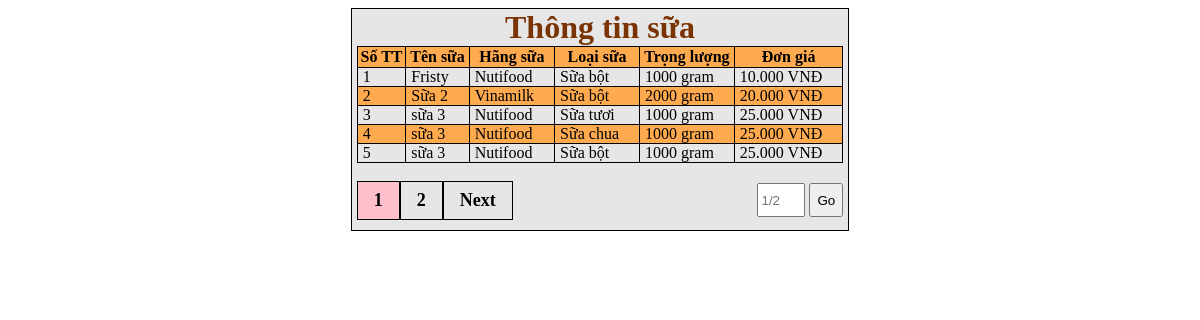
The app's page /CSDL/bai4.php with its own data.
### tables this page shows
CREATE TABLE `sua` (
  `so_tt` int(11) NOT NULL,
  `ma_sua` varchar(15) NOT NULL,
  `ten` varchar(200) NOT NULL,
  `hang_id` varchar(100) NOT NULL,
  `loai_id` int(11) NOT NULL,
  `trong_luong` int(11) NOT NULL,
  `gia` bigint(20) NOT NULL,
  `anh` varchar(200) NOT NULL,
  `ingredients` varchar(300) NOT NULL,
  `descr` varchar(300) NOT NULL
);

CREATE TABLE `hang_sua` (
  `ma_hs` varchar(100) NOT NULL,
  `ten` varchar(150) NOT NULL,
  `dia_chi` varchar(150) NOT NULL,
  `dt` varchar(100) NOT NULL,
  `email` varchar(150) NOT NULL
);

CREATE TABLE `loai_sua` (
  `id` int(11) NOT NULL,
  `loai_sua` varchar(100) NOT NULL,
  `descr` varchar(150) NOT NULL
);

### CSDL/bai4.php (the view, shortened to what this page needs)
<html>
<head>
</head>
<body>
    <?php
    $conn = connectToDB();
    $per_page_record = 5;
    if (isset($_GET["page"])) {
        $page  = $_GET["page"];
    } else {
        $page = 1;
    }
    $start_from = ($page - 1) * $per_page_record;
    $query = "SELECT sua.*, hang_sua.ten as hang_sua, loai_sua.loai_sua as loai FROM sua inner join hang_sua on sua.hang_id = hang_sua.ma_hs inner join loai_sua on loai_sua.id = sua.loai_id
     LIMIT $start_from, $per_page_record";
    $stmt = $conn->prepare($query);
    $stmt->setFetchMode(PDO::FETCH_ASSOC);
    $stmt->execute();
    ?>
    <div>
        <h1>Thông tin sữa</h1>
        <table class="table table-striped table-condensed
                                          table-bordered">
            <thead>
                <tr>
                    <th width="10%">Số TT</th>
                    <th>Tên sữa</th>
                    <th>Hãng sữa</th>
                    <th>Loại sữa</th>
                    <th>Trọng lượng</th>
                    <th>Đơn giá</th>
                </tr>
            </thead>
            <tbody>
                <?php
                $i = 0;
                while ($row = $stmt->fetch()) {
                    $so_tt = $row["so_tt"];
                ?>
                    <tr>
                        <td class="<?php echo $i % 2 == 1 ? "odd" : "" ?>"><?php echo $so_tt; ?></td>
                        <td class="<?php echo $i % 2 == 1 ? "odd" : "" ?>"><?php echo $row["ten"]; ?></td>
                        <td class="<?php echo $i % 2 == 1 ? "odd" : "" ?>"><?php echo $row["hang_sua"]; ?></td>
                        <td class="<?php echo $i % 2 == 1 ? "odd" : "" ?>"><?php echo $row["loai"]; ?></td>
                        <td class="<?php echo $i % 2 == 1 ? "odd" : "" ?>"><?php echo $row["trong_luong"]; ?> gram</td>
                        <td class="<?php echo $i % 2 == 1 ? "odd" : "" ?>"><?php echo number_format($row["gia"],0,"","."); ?> VNĐ</td>
                    </tr>
                <?php
                $i++;
                };
                ?>
            </tbody>
        </table>
        <div class="pagination">
            <?php
            $query = "SELECT COUNT(*) as so_record FROM sua";
            $stmt = $conn->prepare($query);
            $stmt->execute();
            $total_records = $stmt->fetchColumn();
            $total_pages = ceil($total_records / $per_page_record);
            $pagLink = "";
            for ($i = 1; $i <= $total_pages; $i++) {
                if ($i == $page) {
                    $pagLink .= "<a class = 'active' href='bai4.php?page="
                        . $i . "'>" . $i . " </a>";
                } else {
                    $pagLink .= "<a href='bai4.php?page=" . $i . "'>
                                                " . $i . " </a>";
                }
            };
            echo $pagLink;
            if ($page < $total_pages) {
                echo "<a href='bai4.php?page=" . ($page + 1) . "'>  Next </a>";
            }
            ?>
        </div>
        <div class="inline">
            <input id="page" type="number" min="1" max="<?php echo $total_pages ?>" placeholder="<?php echo $page . "/" . $total_pages; ?>" required>
            <button onClick="go2Page();">Go</button>
        </div>
    </div>
</body>
</html>

### CSDL/bai4.php (style rules this page uses)
div:first-child { width: fit-content; margin: 0 auto; padding: 0 5px 10px; border: 1px solid black; background-color: #e6e6e6; }
h1 { text-align: center; font-weight: bold; color: #7a3303; margin: 0; }
table, th, td { border: 1px solid black; color: black; }
td { padding: 0 20px 0 5px; }
table { margin: 0 auto; }
th, .odd { background-color: #ffaa4f; }
table { border-collapse: collapse; }
.inline { display: inline-block; float: right; margin: 20px 0px; }
input, button { height: 34px; }
.pagination { display: inline-block; }
.pagination a { font-weight: bold; font-size: 18px; color: black; float: left; padding: 8px 16px; text-decoration: none; border: 1px solid black; }
.pagination a.active { background-color: pink; }

### records on screen
sua: so_tt "1", ten "Fristy", hang.ten "Nutifood", loai_sua.loai_sua "Sữa bột", trong_luong "1000", gia "10.000"
sua: so_tt "2", ten "Sữa 2", hang.ten "Vinamilk", loai_sua.loai_sua "Sữa bột", trong_luong "2000", gia "20.000"
sua: so_tt "3", ten "sữa 3", hang.ten "Nutifood", loai_sua.loai_sua "Sữa tươi", trong_luong "1000", gia "25.000"
sua: so_tt "4", ten "sữa 3", hang.ten "Nutifood", loai_sua.loai_sua "Sữa chua", trong_luong "1000", gia "25.000"
sua: so_tt "5", ten "sữa 3", hang.ten "Nutifood", loai_sua.loai_sua "Sữa bột", trong_luong "1000", gia "25.000"
